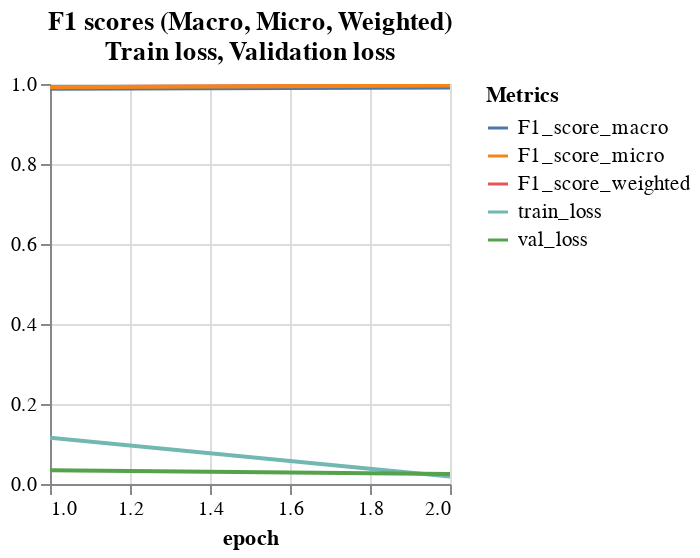

Notebook code for this chart:
### Code cell
# Predict the emotion of the sample of customer reviews.
predict_emotion_test()

# Generate dataframe df_f1_scores_long as long form of dataset for the Best Trained BERT model performance metrics.
df_f1_scores_long = prepare_data_for_metrics_graphs(eval_df, best_model=True)

# Use dataloader_validation to generate predictions and true_vals. 
# Create dataframe accuracy_per_class_df to store BERT model prediction accuracy of individual class.
_, predictions, true_vals = evaluate(dataloader_validation)
accuracy_per_class_df = accuracy_per_class(predictions, true_vals)

# Save accuracy_per_class_df.
accuracy_per_class_df_path = f'/content/drive/MyDrive/Realtime Dreamer/sentiment_analysis_{model_type}_train_data_provided_by_{train_data_provider}_NLP_Epoch{epochs}_accuracy_per_class_df.csv'
accuracy_per_class_df.to_csv(accuracy_per_class_df_path,index=False)

"""
Generate two graphs for BERT model evaluation metrics. 
1. F1_scores_graph: Trained BERT model F1 scores(macro, micro and weighted), train and validation losses. 
2. prediction_accuracy_graph: Trained BERT model prediction accuracy of individual classes.
"""

F1_scores_graph, prediction_accuracy_graph = prepare_metrics_graphs(df_f1_scores_long, 
                                                                    accuracy_per_class_df,
                                                                    domain, 
                                                                    width, 
                                                                    height, 
                                                                    epochs)
print("")   
F1_scores_graph

### Figure 1 — Vega-Lite specification as saved in the notebook (floating-point values rounded to 4 significant figures)
{"config": {"view": {"continuousWidth": 400, "continuousHeight": 300}}, "data": {"name": "data-8c50ad7553e13695b0bcff94530583dd"}, "mark": "line", "encoding": {"color": {"field": "line type", "legend": {"direction": "vertical", "labelColor": "black", "labelFontSize": 10.5, "orient": "right", "title": "Metrics", "titleColor": "black", "titleFontSize": 11}, "type": "nominal"}, "tooltip": [{"field": "emotion", "type": "nominal"}, {"field": "epoch", "type": "quantitative"}, {"field": "line type", "type": "nominal"}, {"field": "value", "type": "quantitative"}], "x": {"field": "epoch", "type": "quantitative"}, "y": {"field": "value", "scale": {"domain": [0, 1]}, "title": "", "type": "quantitative"}}, "height": 200, "selection": {"selector003": {"type": "interval", "bind": "scales", "encodings": ["x", "y"]}}, "title": {"text": ["F1 scores (Macro, Micro, Weighted)", "Train loss, Validation loss"], "color": "black"}, "width": 200, "$schema": "https://vega.github.io/schema/vega-lite/v4.17.0.json", "datasets": {"data-8c50ad7553e13695b0bcff94530583dd": [{"emotion": "positive,negative,neutral", "epoch": 1, "batch_size": 16, "Ir": 1e-05, "eps": 1e-08, "pre_trained_model": "trituenhantaoio/bert-base-vietnamese-uncased", "hidden_dropout_prob": 0.1, "attention_probs_dropout_prob": 0.1, "note": "Added and splited Self-judged Review emotions into train and valiation by 8:2", "train_data_creator": "Yunhong He", "line type": "train_loss", "value": 0.1158}, {"emotion": "positive,negative,neutral", "epoch": 2, "batch_size": 16, "Ir": 1e-05, "eps": 1e-08, "pre_trained_model": "trituenhantaoio/bert-base-vietnamese-uncased", "hidden_dropout_prob": 0.1, "attention_probs_dropout_prob": 0.1, "note": "Added and splited Self-judged Review emotions into train and valiation by 8:2", "train_data_creator": "Yunhong He", "line type": "train_loss", "value": 0.01881}, {"emotion": "positive,negative,neutral", "epoch": 1, "batch_size": 16, "Ir": 1e-05, "eps": 1e-08, "pre_trained_model": "trituenhantaoio/bert-base-vietnamese-uncased", "hidden_dropout_prob": 0.1, "attention_probs_dropout_prob": 0.1, "note": "Added and splited Self-judged Review emotions into train and valiation by 8:2", "train_data_creator": "Yunhong He", "line type": "val_loss", "value": 0.03416}, {"emotion": "positive,negative,neutral", "epoch": 2, "batch_size": 16, "Ir": 1e-05, "eps": 1e-08, "pre_trained_model": "trituenhantaoio/bert-base-vietnamese-uncased", "hidden_dropout_prob": 0.1, "attention_probs_dropout_prob": 0.1, "note": "Added and splited Self-judged Review emotions into train and valiation by 8:2", "train_data_creator": "Yunhong He", "line type": "val_loss", "value": 0.02511}, {"emotion": "positive,negative,neutral", "epoch": 1, "batch_size": 16, "Ir": 1e-05, "eps": 1e-08, "pre_trained_model": "trituenhantaoio/bert-base-vietnamese-uncased", "hidden_dropout_prob": 0.1, "attention_probs_dropout_prob": 0.1, "note": "Added and splited Self-judged Review emotions into train and valiation by 8:2", "train_data_creator": "Yunhong He", "line type": "F1_score_weighted", "value": 0.9917}, {"emotion": "positive,negative,neutral", "epoch": 2, "batch_size": 16, "Ir": 1e-05, "eps": 1e-08, "pre_trained_model": "trituenhantaoio/bert-base-vietnamese-uncased", "hidden_dropout_prob": 0.1, "attention_probs_dropout_prob": 0.1, "note": "Added and splited Self-judged Review emotions into train and valiation by 8:2", "train_data_creator": "Yunhong He", "line type": "F1_score_weighted", "value": 0.9963}, {"emotion": "positive,negative,neutral", "epoch": 1, "batch_size": 16, "Ir": 1e-05, "eps": 1e-08, "pre_trained_model": "trituenhantaoio/bert-base-vietnamese-uncased", "hidden_dropout_prob": 0.1, "attention_probs_dropout_prob": 0.1, "note": "Added and splited Self-judged Review emotions into train and valiation by 8:2", "train_data_creator": "Yunhong He", "line type": "F1_score_macro", "value": 0.9883}, {"emotion": "positive,negative,neutral", "epoch": 2, "batch_size": 16, "Ir": 1e-05, "eps": 1e-08, "pre_trained_model": "trituenhantaoio/bert-base-vietnamese-uncased", "hidden_dropout_prob": 0.1, "attention_probs_dropout_prob": 0.1, "note": "Added and splited Self-judged Review emotions into train and valiation by 8:2", "train_data_creator": "Yunhong He", "line type": "F1_score_macro", "value": 0.9915}, {"emotion": "positive,negative,neutral", "epoch": 1, "batch_size": 16, "Ir": 1e-05, "eps": 1e-08, "pre_trained_model": "trituenhantaoio/bert-base-vietnamese-uncased", "hidden_dropout_prob": 0.1, "attention_probs_dropout_prob": 0.1, "note": "Added and splited Self-judged Review emotions into train and valiation by 8:2", "train_data_creator": "Yunhong He", "line type": "F1_score_micro", "value": 0.9917}, {"emotion": "positive,negative,neutral", "epoch": 2, "batch_size": 16, "Ir": 1e-05, "eps": 1e-08, "pre_trained_model": "trituenhantaoio/bert-base-vietnamese-uncased", "hidden_dropout_prob": 0.1, "attention_probs_dropout_prob": 0.1, "note": "Added and splited Self-judged Review emotions into train and valiation by 8:2", "train_data_creator": "Yunhong He", "line type": "F1_score_micro", "value": 0.9963}]}}
